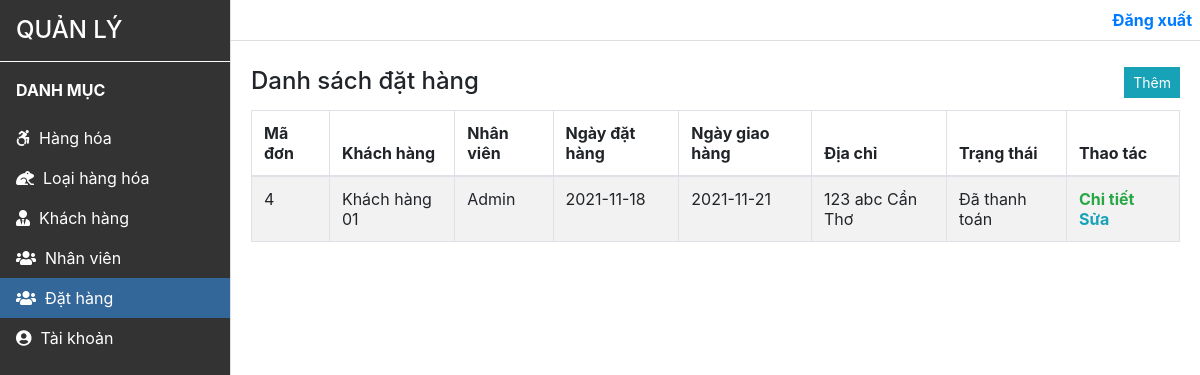
/admin/order/index.php (signed in), run on the app's committed database.
### tables this page shows
CREATE TABLE `dathang` (
  `SoDonDH` int(11) NOT NULL,
  `MSKH` int(11) NOT NULL,
  `MSNV` int(11) NOT NULL,
  `NgayDH` date NOT NULL,
  `NgayGH` date NOT NULL,
  `TrangThaiDH` varchar(255) NOT NULL,
  `DiaChiGiaoHang` varchar(255) NOT NULL
);

CREATE TABLE `khachhang` (
  `MSKH` int(11) NOT NULL,
  `HoTenKH` varchar(255) NOT NULL,
  `TenCongTy` varchar(255) NOT NULL,
  `SoDienThoai` varchar(11) NOT NULL,
  `SoFax` varchar(255) NOT NULL,
  `UserID` int(11) NOT NULL
);

CREATE TABLE `nhanvien` (
  `MSNV` int(11) NOT NULL,
  `HoTenNV` varchar(255) NOT NULL,
  `ChucVu` varchar(255) NOT NULL,
  `DiaChi` varchar(255) NOT NULL,
  `SoDienThoai` varchar(11) NOT NULL,
  `UserID` int(11) NOT NULL
);

### admin/order/index.php (the view)
<?php include '../layout/header.php' ?>
<?php
$dathang = $db->query("select * from dathang");
?>
<div class="layout">
  <div class="layout-left">
    <div class="order-sidebar">
      <?php include '../layout/sidebar.php' ?>
    </div>
  </div>
  <div class="layout-right">
    <?php include '../layout/header-top.php' ?>
    <div class="layout-right-relative">
      <div class="layout-right-absolute mt-3">
        <div class="order">
          <div class="d-flex justify-content-between mb-2">
            <h4 class="mb-0">Danh sách đặt hàng</h4>
            <a href="./thaotac.php"
              class="btn btn-info btn-sm rounded-0 mb-1"
            >Thêm</a>
          </div>
          <div class="table-responsive">
            <table class="table table-bordered table-striped table-hover">
              <thead>
                <th>Mã đơn</th>
                <th>Khách hàng</th>
                <th>Nhân viên</th>
                <th>Ngày đặt hàng</th>
                <th>Ngày giao hàng</th>
                <th>Địa chỉ</th>
                <th>Trạng thái</th>
                <th>Thao tác</th>
              </thead>
              <tbody>
                <?php if ($dathang->num_rows > 0):  ?>
                  <?php while($row = $dathang->fetch_assoc()): ?>
                    <tr>
                      <td><?php echo $row['SoDonDH'] ?></td>
                      <?php $kh = $db->query("SELECT * FROM khachhang WHERE MSKH = " . $row['MSKH'])->fetch_assoc(); ?>
                      <td><?php echo $kh['HoTenKH'] ?></td>
                      <?php $nv = $db->query("SELECT * FROM nhanvien WHERE MSNV = " . $row['MSNV'])->fetch_assoc(); ?>
                      <td><?php echo $nv['HoTenNV'] ?></td>
                      <td><?php echo $row['NgayDH'] ?></td>
                      <td><?php echo $row['NgayGH'] ?></td>
                      <td><?php echo $row['DiaChiGiaoHang'] ?></td>
                      <td><?php echo $row['TrangThaiDH'] ?></td>
                      <td>
                        <a href="./chitiet.php?sodondh=<?php echo $row['SoDonDH'] ?>" class="text-success mr-1"><b>Chi tiết</b></a>
                        <a href="./thaotac.php?sodondh=<?php echo $row['SoDonDH'] ?>" class="text-info mr-1"><b>Sửa</b></a>
                      </td>
                    </tr>
                  <?php endwhile; ?>
                <?php endif; ?>
              </tbody>
            </table>
          </div>
        </div>
      </div>
    </div>
  </div>
</div>
<?php include '../layout/footer.php' ?>

### admin/style.css (style rules this page uses)
* { box-sizing: border-box; }
.layout { width: 100%; height: 100%; }
.layout-left { float: left; width: 230px; height: 100%; background: #333; color: #fff; }
.layout-right { float: left; width: calc(100% - 230px); height: 100%; border-left: 1px solid #ddd; }
.layout-right-relative { width: 100%; height: calc(100% - 80px); position: relative; overflow: hidden; }
.layout-right-absolute { position: absolute; top: 0; left: 0; width: 100%; height: auto; max-height: 100%; padding: 10px 20px; overflow-x: hidden; overflow-y: auto; }

### data on the page
dathang: SoDonDH "4", MSKH.HoTenKH "Khách hàng 01", MSNV.HoTenNV "Admin", NgayDH "2021-11-18", NgayGH "2021-11-21", DiaChiGiaoHang "123 abc Cần Thơ", TrangThaiDH "Đã thanh toán"

### other printed values
$_SESSION['user']['nhanvien']['ChucVu'] "QUẢN LÝ"
